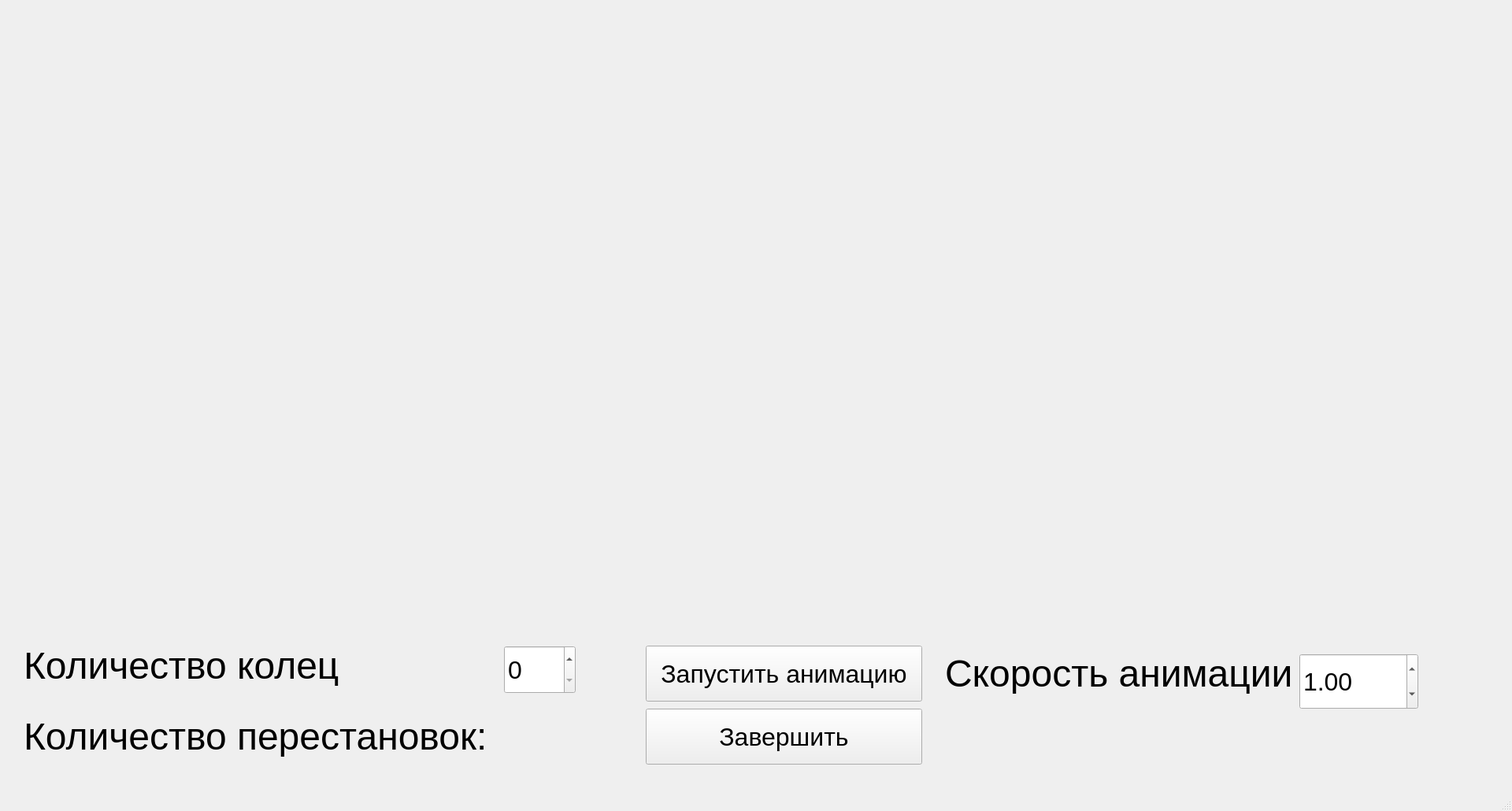
<?xml version="1.0" encoding="UTF-8"?>
<ui version="4.0">
 <class>MainWindow</class>
 <widget class="QMainWindow" name="MainWindow">
  <property name="geometry">
   <rect>
    <x>0</x>
    <y>0</y>
    <width>1920</width>
    <height>1030</height>
   </rect>
  </property>
  <property name="windowTitle">
   <string>MainWindow</string>
  </property>
  <widget class="QWidget" name="centralwidget">
   <widget class="QLabel" name="label">
    <property name="geometry">
     <rect>
      <x>30</x>
      <y>820</y>
      <width>421</width>
      <height>51</height>
     </rect>
    </property>
    <property name="font">
     <font>
      <pointsize>36</pointsize>
     </font>
    </property>
    <property name="text">
     <string>Количество колец</string>
    </property>
   </widget>
   <widget class="QSpinBox" name="spinBox">
    <property name="geometry">
     <rect>
      <x>640</x>
      <y>820</y>
      <width>91</width>
      <height>61</height>
     </rect>
    </property>
    <property name="font">
     <font>
      <pointsize>24</pointsize>
     </font>
    </property>
    <property name="maximum">
     <number>22</number>
    </property>
   </widget>
   <widget class="QPushButton" name="pushButton">
    <property name="geometry">
     <rect>
      <x>820</x>
      <y>820</y>
      <width>351</width>
      <height>71</height>
     </rect>
    </property>
    <property name="font">
     <font>
      <pointsize>24</pointsize>
     </font>
    </property>
    <property name="text">
     <string>Запустить анимацию</string>
    </property>
   </widget>
   <widget class="QPushButton" name="end_button">
    <property name="geometry">
     <rect>
      <x>820</x>
      <y>900</y>
      <width>351</width>
      <height>71</height>
     </rect>
    </property>
    <property name="font">
     <font>
      <pointsize>24</pointsize>
     </font>
    </property>
    <property name="text">
     <string>Завершить</string>
    </property>
   </widget>
   <widget class="QLabel" name="label_2">
    <property name="geometry">
     <rect>
      <x>30</x>
      <y>910</y>
      <width>601</width>
      <height>51</height>
     </rect>
    </property>
    <property name="font">
     <font>
      <pointsize>36</pointsize>
     </font>
    </property>
    <property name="text">
     <string>Количество перестановок:</string>
    </property>
   </widget>
   <widget class="QLabel" name="count">
    <property name="geometry">
     <rect>
      <x>650</x>
      <y>910</y>
      <width>161</width>
      <height>51</height>
     </rect>
    </property>
    <property name="font">
     <font>
      <pointsize>36</pointsize>
     </font>
    </property>
    <property name="text">
     <string/>
    </property>
   </widget>
   <widget class="QDoubleSpinBox" name="doubleSpinBox">
    <property name="geometry">
     <rect>
      <x>1650</x>
      <y>830</y>
      <width>151</width>
      <height>71</height>
     </rect>
    </property>
    <property name="font">
     <font>
      <pointsize>24</pointsize>
     </font>
    </property>
    <property name="buttonSymbols">
     <enum>QAbstractSpinBox::UpDownArrows</enum>
    </property>
    <property name="minimum">
     <double>0.250000000000000</double>
    </property>
    <property name="maximum">
     <double>100.000000000000000</double>
    </property>
    <property name="singleStep">
     <double>0.250000000000000</double>
    </property>
    <property name="value">
     <double>1.000000000000000</double>
    </property>
   </widget>
   <widget class="QLabel" name="label_3">
    <property name="geometry">
     <rect>
      <x>1200</x>
      <y>830</y>
      <width>451</width>
      <height>51</height>
     </rect>
    </property>
    <property name="font">
     <font>
      <pointsize>36</pointsize>
     </font>
    </property>
    <property name="text">
     <string>Скорость анимации</string>
    </property>
   </widget>
  </widget>
  <widget class="QMenuBar" name="menubar">
   <property name="geometry">
    <rect>
     <x>0</x>
     <y>0</y>
     <width>1920</width>
     <height>23</height>
    </rect>
   </property>
  </widget>
  <widget class="QStatusBar" name="statusbar"/>
 </widget>
 <resources/>
 <connections/>
</ui>
